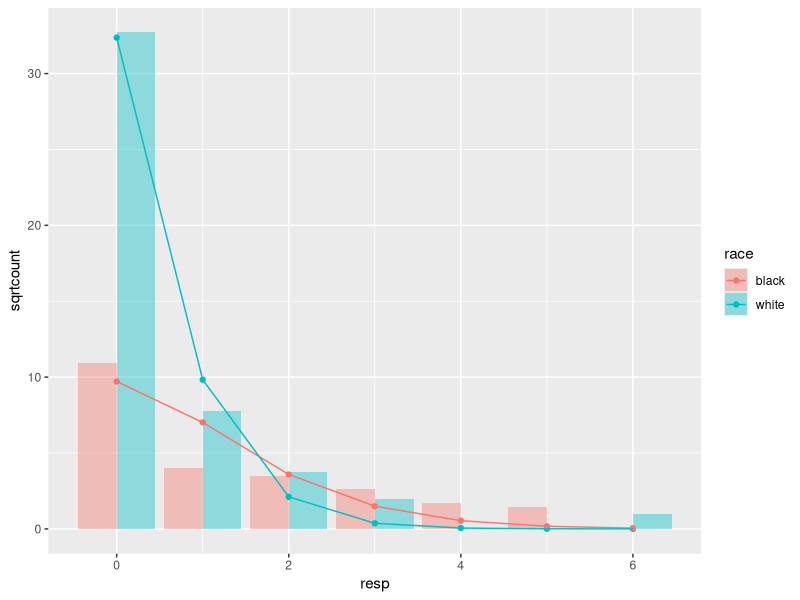
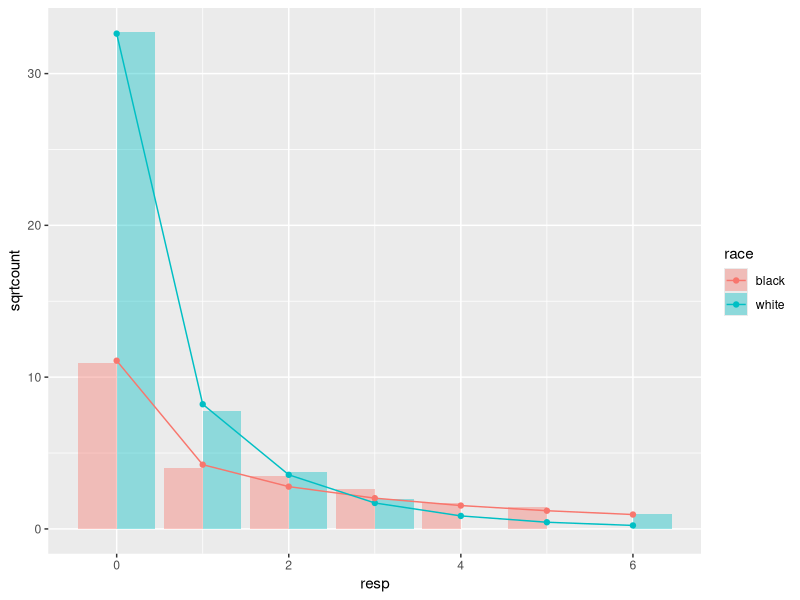

Here is the R script that generated these plots, in order:
## ---- chunk 1
library(tidyverse)
library(MASS)
## ---- chunk 2
black <- c(119,16,12,7,3,2,0)
white <- c(1070,60,14,4,0,0,1)
resp <- c(rep(0:6,times=black), rep(0:6,times=white))
race <- factor(c(rep("black", sum(black)), rep("white", sum(white))), levels = c("white","black"))
victim <- tibble(resp, race)
## ---- chunk 3
victim %>% group_by(race) %>% summarise(count=n())
## ---- chunk 4
victim %>% group_by(race) %>% summarise(mean=mean(resp))
## ---- chunk 5
victim %>% group_by(race) %>% summarise(variance=var(resp))
## ---- chunk 6
victim %>% group_by(resp,race) %>% summarise(count = n()) %>% spread(key=race, value=count)
## ---- chunk 7
pGLM <- glm(resp ~ race, data=victim, family = poisson)
summary(pGLM)
## ---- chunk 8
coef(pGLM)
victim %>% group_by(race) %>% summarise(log_mean=log(mean(resp)))
## ---- chunk 9
poismeans <- predict(pGLM, newdata = tibble(race=c("white","black"))) %>% exp()
poismeans
## ---- chunk 10
poisW <- dpois(0:6,lambda = poismeans[1]) * sum(victim$race=="white") 
poisB <- dpois(0:6,lambda = poismeans[2]) * sum(victim$race=="black")
poisTidy <- tibble(
  resp=rep(0:6,4),
  obs=factor(rep(c(rep("observed",7),rep("fitted",7)),2)),
  race=factor(c(rep("white",14),rep("black",14))),
  count=c(white,poisW,black,poisB)) %>%
  mutate(sqrtcount=sqrt(count))
poisTidy %>% ggplot(aes(x=resp,y=sqrtcount)) +
  geom_col(data=subset(poisTidy, obs=='observed'), aes(fill=race), position = "dodge", alpha=0.4) +
  geom_point(data=subset(poisTidy, obs=='fitted'), aes(colour=race)) +
  geom_line(data=subset(poisTidy, obs=='fitted'), aes(colour=race))
## ---- chunk 11
nbGLM <- glm.nb(resp ~ race, data=victim)
summary(nbGLM)
## ---- chunk 12
nbinommeans <- exp(predict(nbGLM, newdata = data.frame(race = c("white","black"))))
#TODO what is a dispersion parameter?
nbinommeans + nbinommeans^2 * (1/nbGLM$theta)
## ---- chunk 13
nbinomW <- dnbinom(x = 0:6, size = nbGLM$theta, mu = exp(coef(nbGLM)[1]))* sum(victim$race=="white") 
nbinomB <- dnbinom(x = 0:6, size = nbGLM$theta, mu = exp(sum(coef(nbGLM))))* sum(victim$race=="black") 
nbinomTidy <- tibble(
  resp=rep(0:6,4),
  obs=factor(rep(c(rep("observed",7),rep("fitted",7)),2)),
  race=factor(c(rep("white",14),rep("black",14))),
  count=c(white,nbinomW,black,nbinomB)) %>%
  mutate(sqrtcount=sqrt(count))
nbinomTidy %>% ggplot(aes(x=resp,y=sqrtcount)) +
  geom_col(data=subset(nbinomTidy, obs=='observed'), aes(fill=race), position = "dodge", alpha=0.4) +
  geom_point(data=subset(nbinomTidy, obs=='fitted'), aes(colour=race)) +
  geom_line(data=subset(nbinomTidy, obs=='fitted'), aes(colour=race))
